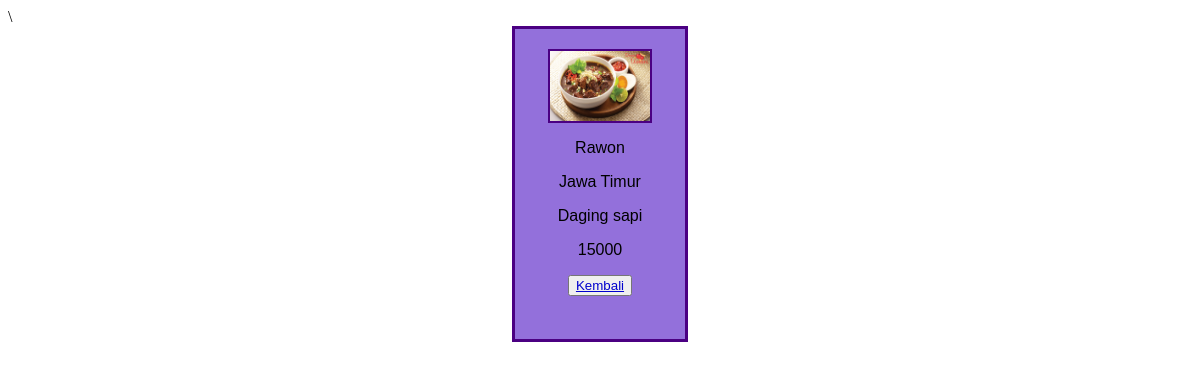
Screenshot of /latihan5c/php/detail.php?id=3 with the database file from the repository.
### tables this page shows
CREATE TABLE `makanan` (
  `id` int(11) NOT NULL,
  `nama` char(35) NOT NULL,
  `asal` char(15) NOT NULL,
  `bahan` char(20) NOT NULL,
  `harga` int(11) NOT NULL,
  `gambar` char(20) NOT NULL
);

### latihan5c/php/functions.php (called while the page is built)
<?php
    function koneksi(){
        $conn = mysqli_connect("localhost", "root", "") or die ("Koneksi ke DB gagal!");
        mysqli_select_db($conn, "tubes_193040022") or die ("Database Salah!");
        return $conn;
    }
    function query($sql) {
        $conn = koneksi();
        $result = mysqli_query($conn, "$sql");
        $rows = [];
        while ($row = mysqli_fetch_assoc($result)) {
            $rows[] = $row;
        }
        return $rows;
    }
?>

### latihan5c/php/detail.php (the view, shortened to what this page needs)
\<?php
    require 'functions.php';
    $id = $_GET['id'];
    $mkn = query("SELECT * FROM makanan WHERE id = $id")[0];
    ?>
<!DOCTYPE html>
<html lang="en">
<head>
</head>
<body>
    <div class="container">
        <div class="gambar">
            <img src="../assets/img/<?= $mkn["gambar"]; ?>" alt="">
        </div>
        <div class="keterangan">
            <p><?= $mkn["nama"]; ?></p>
            <p><?= $mkn["asal"]; ?></p>
            <p><?= $mkn["bahan"]; ?></p>
            <p><?= $mkn["harga"]; ?></p>
        </div>
        <button class="tombol-kembali"><a href="../index.php">Kembali</a></button>
    </div>
</body>
</html>

### latihan5c/php/detail.php (style rules this page uses)
.container { border: 3px solid #4B0082; background-color: #9370DB; width: 170px; height: 270px; margin: auto; padding: 20px 0 20px 0; text-align: center; font-family: arial; font-size: medium; }
img { border: 2px solid #4B0082; width: 100px; height: 70px; }
button:link, a:link { color: #0000CD; }

### rows the page displays
makanan: gambar (picture), nama "Rawon", asal "Jawa Timur", bahan "Daging sapi", harga "15000"
